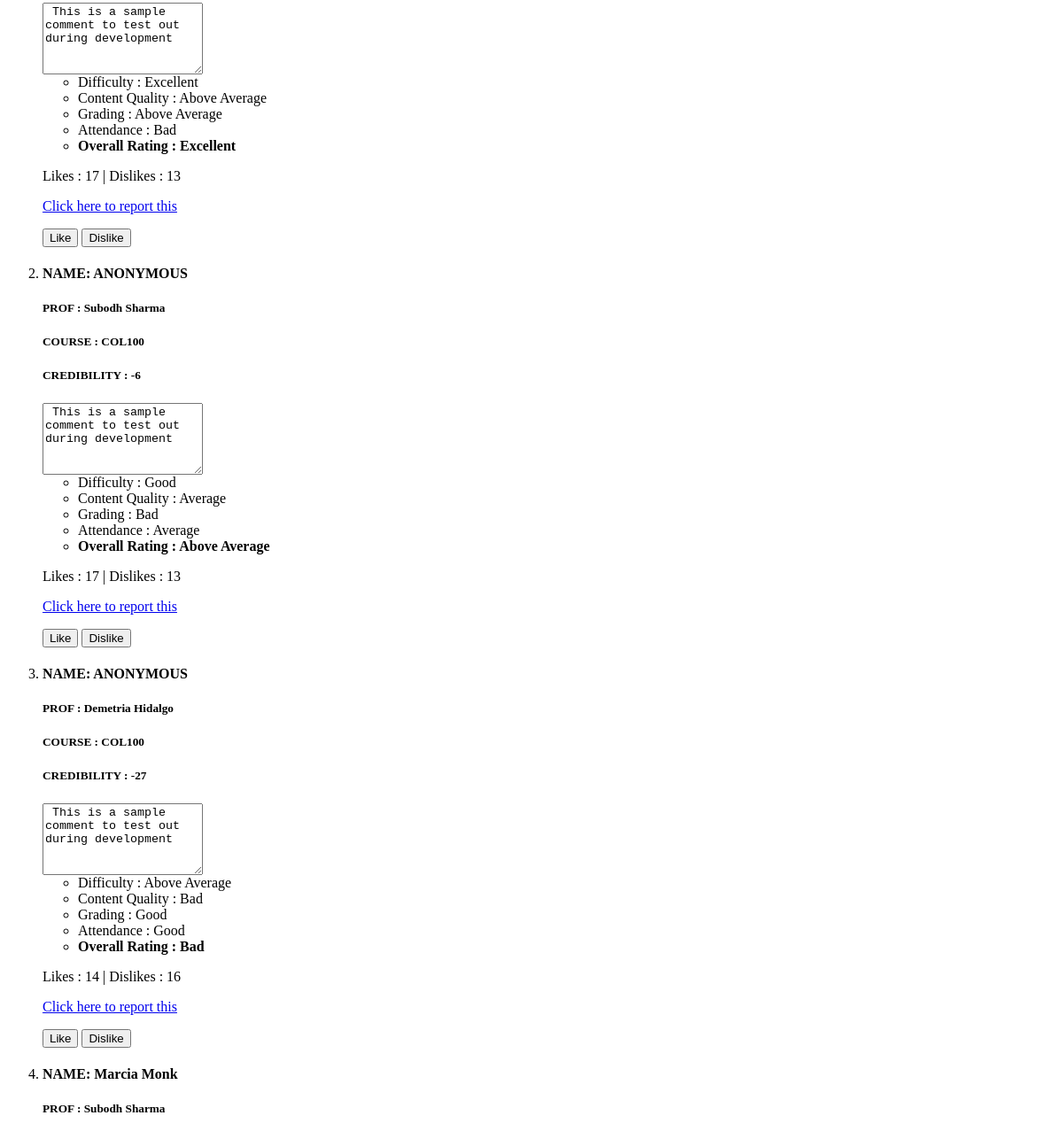
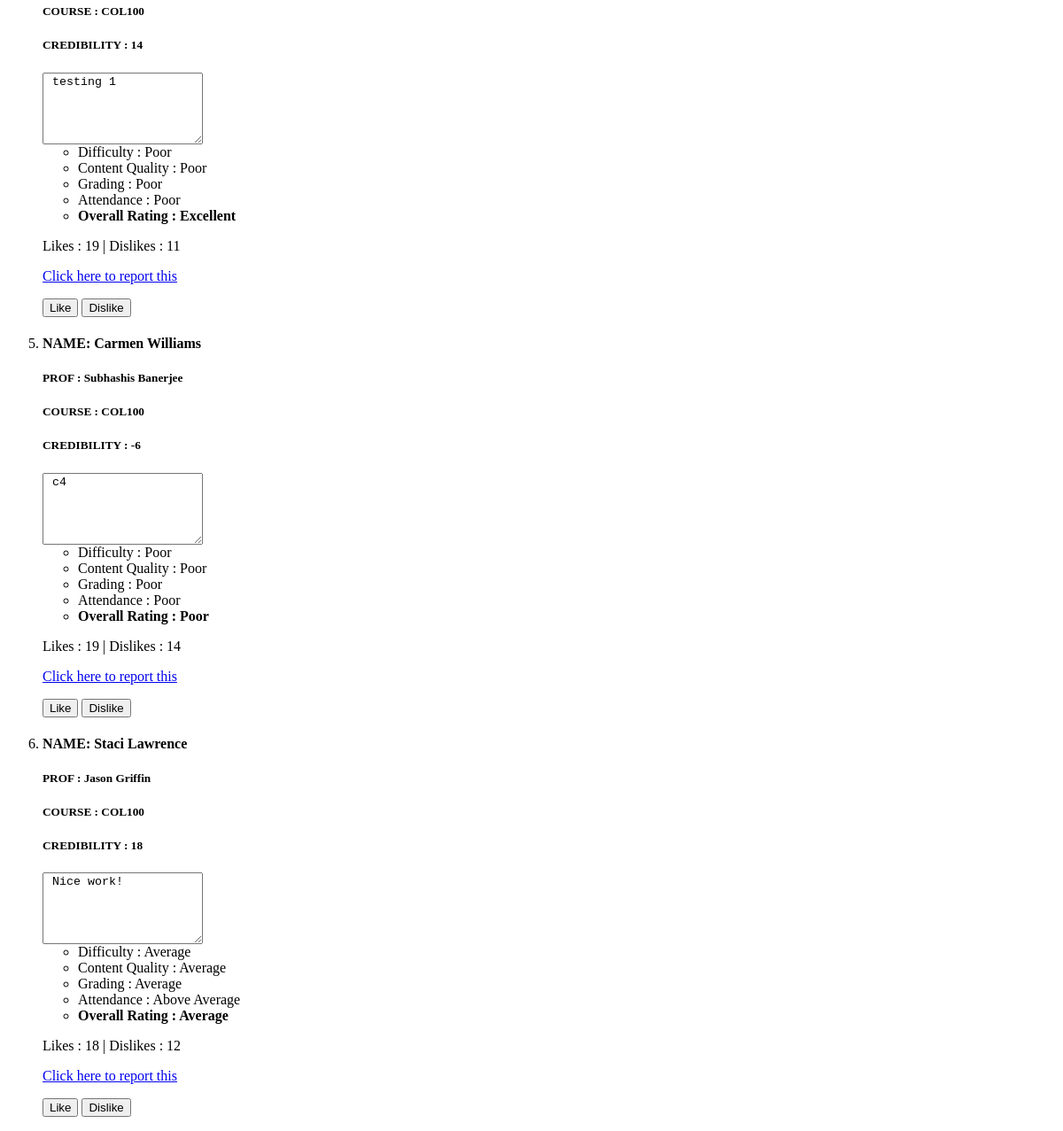
The app's page /rate/courses/1/ (lower part), older data (2 pictures, top to bottom).
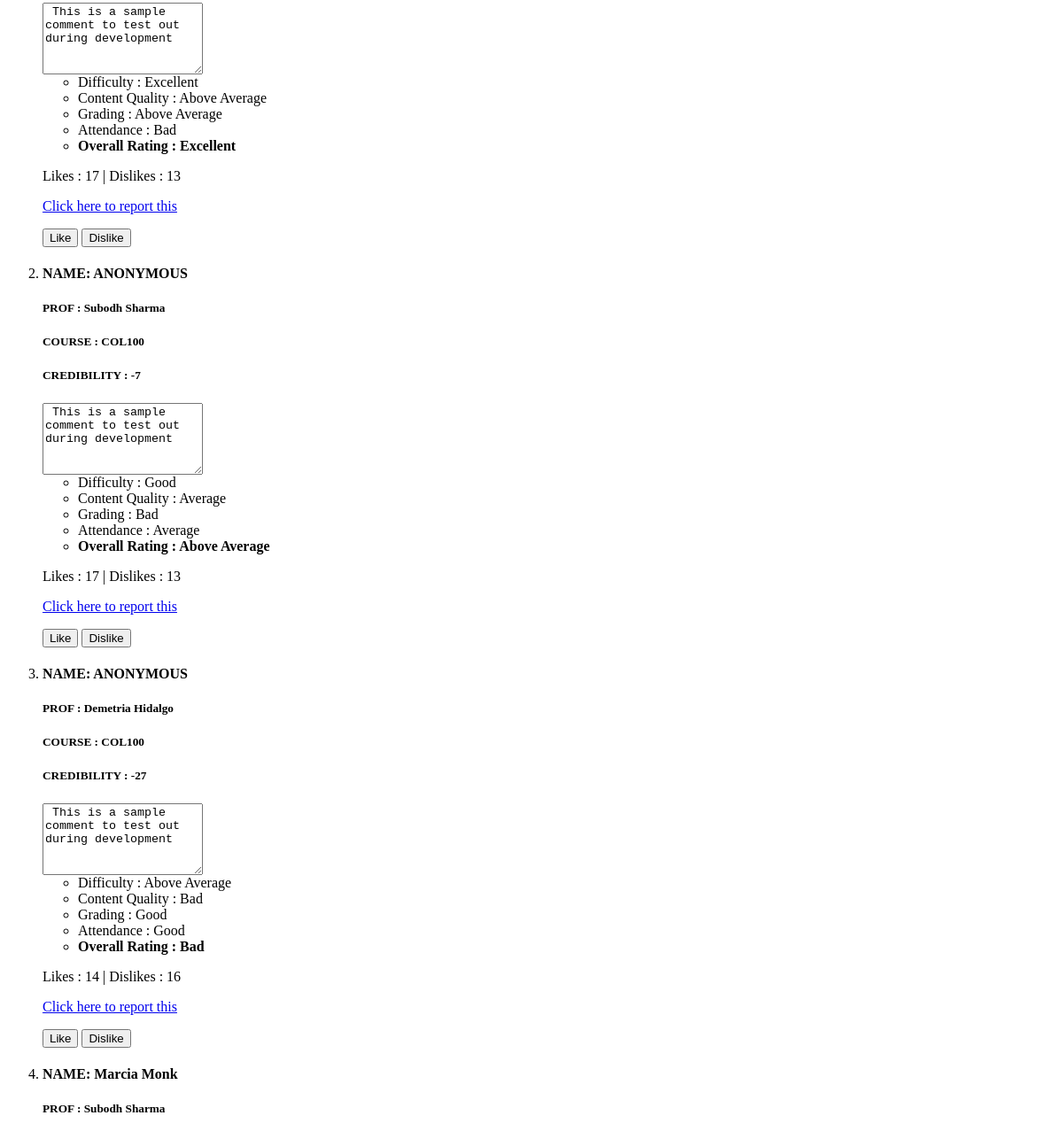
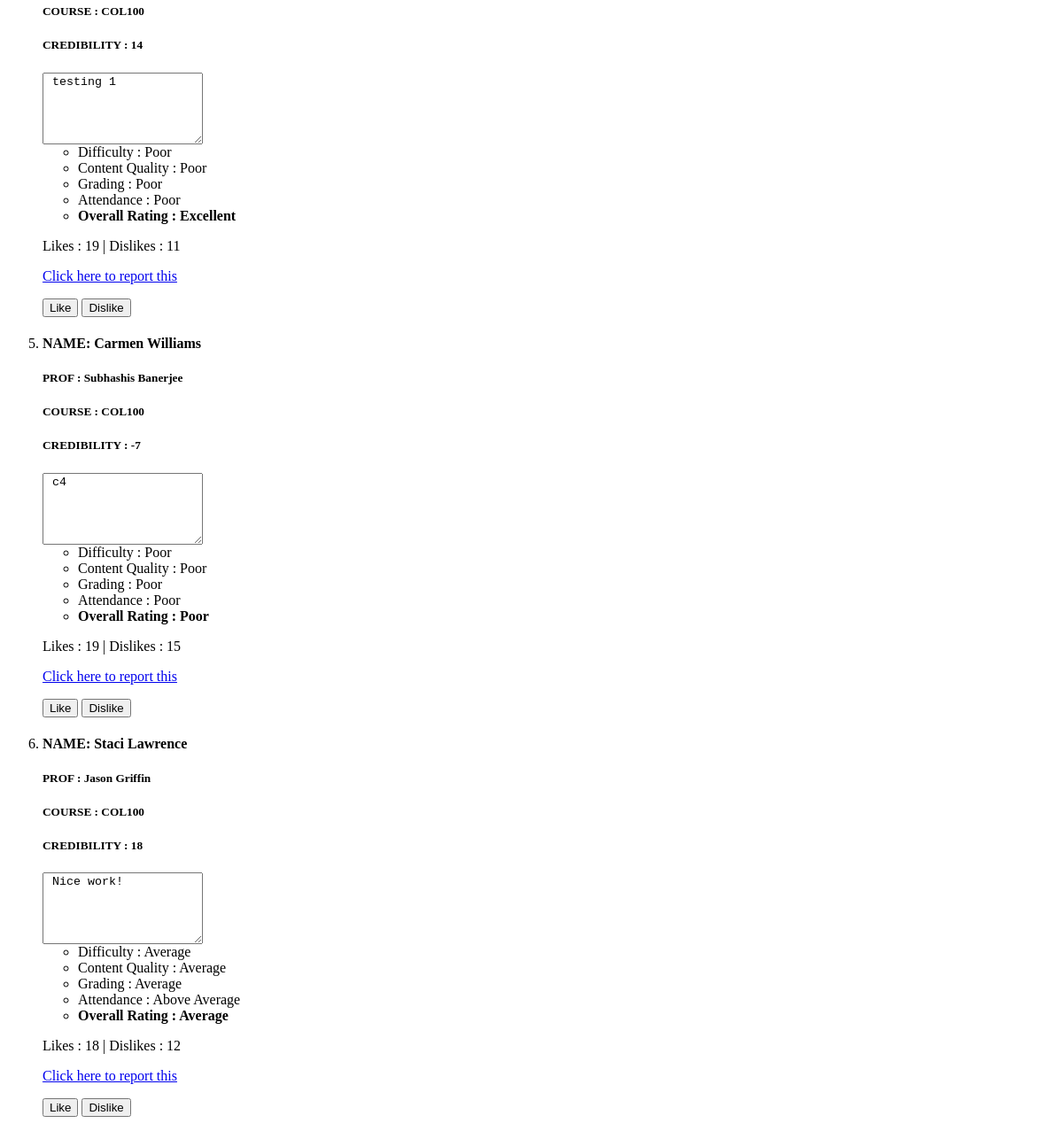
The same page, newer data (2 pictures, top to bottom).
### rate/models.py (models this page shows, shortened)
class Review(models.Model):
    RatingChoices = (
        (0, "Poor"),
        (1, "Bad"),
        (2, "Average"),
        (3, "Above Average"),
        (4, "Good"),
        (5, "Excellent"),
    )
    user = models.ForeignKey(User, on_delete=models.CASCADE,null=True,blank=True)
    timestamp = models.DateTimeField(auto_now=False, auto_now_add=True,null=True)
    comment = models.TextField(max_length=4096)
    isAnonymous = models.BooleanField(default=False,verbose_name="Remain Anonymous?")
    prof = models.ForeignKey("Profs", on_delete=models.CASCADE,null=True)
    course = models.ForeignKey("Courses", on_delete=models.CASCADE,null=True)
    difficulty = models.IntegerField(choices = RatingChoices,default=0)
    content_quality =models.IntegerField(choices = RatingChoices,default=0)
    grading = models.IntegerField(choices = RatingChoices,default=0)
    attendance = models.IntegerField(choices = RatingChoices,default=0)
    overall_rating =models.IntegerField(choices = RatingChoices,default=0)
    likes = models.PositiveIntegerField(default=0)
    dislikes = models.PositiveIntegerField(default=0)

class Credibility(models.Model):
    user = models.OneToOneField(User, on_delete=models.CASCADE,null=True)
    trust = models.IntegerField(default=0)

class Profs(models.Model):
    dept = models.ForeignKey("Dept", on_delete=models.CASCADE)
    name = models.CharField(max_length=100)
    email = models.EmailField(max_length=254)
    webpage = models.URLField(max_length=200)

class Courses(models.Model):
    dept = models.ForeignKey("Dept", on_delete=models.CASCADE)
    title = models.CharField(max_length=100)
    code = models.CharField(max_length=10)

### rate/views.py (the view)
# urls.py: url(r'^courses/(?P<pk>[0-9]+)/$',CoursePage,name="c_data"),
def CoursePage(request, pk):
    course_data = get_object_or_404(Courses, pk=pk)
    return render(request=request, template_name="course/course_page.html", context={"course_data": course_data, "reviews": course_data.review_set.all(),"id":pk})

### rate/models.py (called while the page is built)
    def __str__(self):
        return self.name

### rate/templates/course/course_page.html (shortened to what this page needs)
{% extends '../detail.html' %}

### rate/templates/display_review.html
        <li>
            {% if review.isAnonymous %}
                <h4> NAME: ANONYMOUS </h4>
            {% else %}
                <h4> NAME: {{review.user.first_name}} {{review.user.last_name}}
            {% endif %}
            {% if review.prof is not None %}
            <h5> PROF : {{review.prof.name}} </h5>
            {% endif %}
            {% if review.course is not None %}
            <h5> COURSE : {{review.course.code}} </h5>
            {% endif %}
            {% if review.user.credibility %}
            <h5> CREDIBILITY : {{review.user.credibility.trust}} </h5>
            {% endif %}
             <textarea name="text" wrap="hard" rows="5" cols="20" readonly > {{review.comment}} </textarea>
            <div class = "ratings">
                <ul>
                    <li> Difficulty : {{review.get_difficulty_display}}
                    <li> Content Quality : {{review.get_content_quality_display}}
                    <li> Grading : {{review.get_grading_display}}
                    <li> Attendance : {{review.get_attendance_display}}
                    <li> <b> Overall Rating : {{review.get_overall_rating_display}} </b>
                </ul>
            </div>
            <div>
            <p> Likes : {{review.likes}} | Dislikes : {{review.dislikes}} </p>
            </div>
            {% if review.user != user %}
            <p> <a href = {% url 'report' review.id%}> Click here to report this </a></p>
            <button type="submit" name="like"  onclick = "location.href =  '{% url 'like' review.id%}'">Like</button>
            <button type="submit" name="dislike"  onclick = "location.href = '{% url 'dislike' review.id%}'">Dislike</button>
            {% endif %}

Row changes from the older to the newer data that the page shows:
changed through a linked row, Review (number 2 of 6 on the later page): user.credibility.trust "-6" → "-7"
changed Review "Carmen": user.credibility.trust "-6" → "-7"; dislikes "14" → "15"
